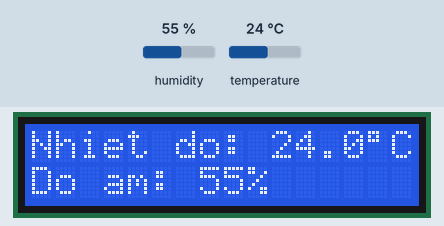
Recording of a program running on a simulated ESP32. Shown: 16×2 character LCD. Inputs (shaded band) come from the test bench; at power-on: humidity 55 %, temperature 24 °C.

Above: at 1.2 s.
1.3 s: humidity set to 22 %
At 3.3 s:
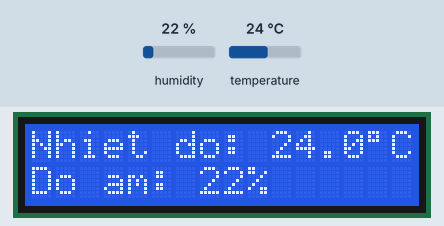
4.1 s: temperature set to 12 °C
At 5.6 s:
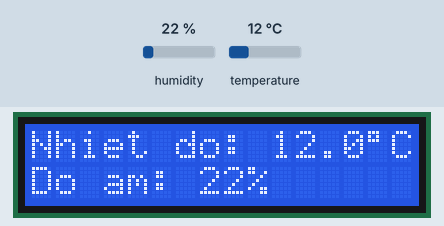
6.9 s: humidity set to 40 %
At 8.8 s:
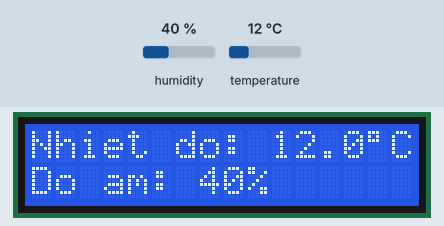
9.8 s: temperature set to 19 °C
At 11.1 s:
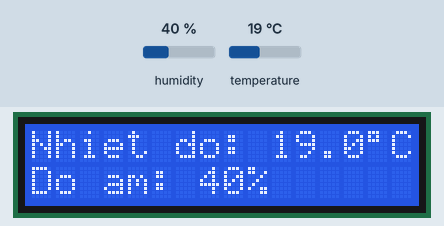
Timing chart, 0 to 12.8 s (numbered marks = the images above; inputs shaded):
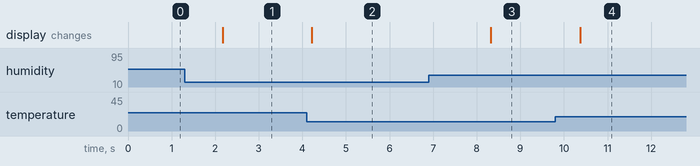

The program:

main.cpp
```cpp
#include <Arduino.h>
#include <Wire.h>
#include <LiquidCrystal_I2C.h>
#include <DHT.h>

DHT dht(4, DHT11);
LiquidCrystal_I2C lcd(0x27, 16, 2);  // đổi địa chỉ nếu cần

void setup() {
  Serial.begin(115200);
  Wire.begin(21, 22);
  dht.begin();
  lcd.init();
  lcd.backlight();
}

void loop() {
  float h = dht.readHumidity();
  float t = dht.readTemperature();

  if (isnan(h) || isnan(t)) {
    lcd.setCursor(0, 0);
    lcd.print("Loi doc DHT11!  ");
  } else {
    lcd.setCursor(0, 0);
    lcd.print("Nhiet do: ");
    lcd.print(t, 1);
    lcd.print((char)223);  // ký hiệu độ
    lcd.print("C ");

    lcd.setCursor(0, 1);
    lcd.print("Do am: ");
    lcd.print(h, 0);
    lcd.print("%   ");
  }
  delay(2000);
}
```

Measured:
- after the input at 1.3 s, the display: changes after 0.87 s (image 1)
- after the input at 4.1 s, the display: changes after 0.12 s (image 2)
- after the input at 6.9 s, the display: changes after 1.4 s (image 3)
- after the input at 9.8 s, the display: changes after 0.58 s (image 4)
